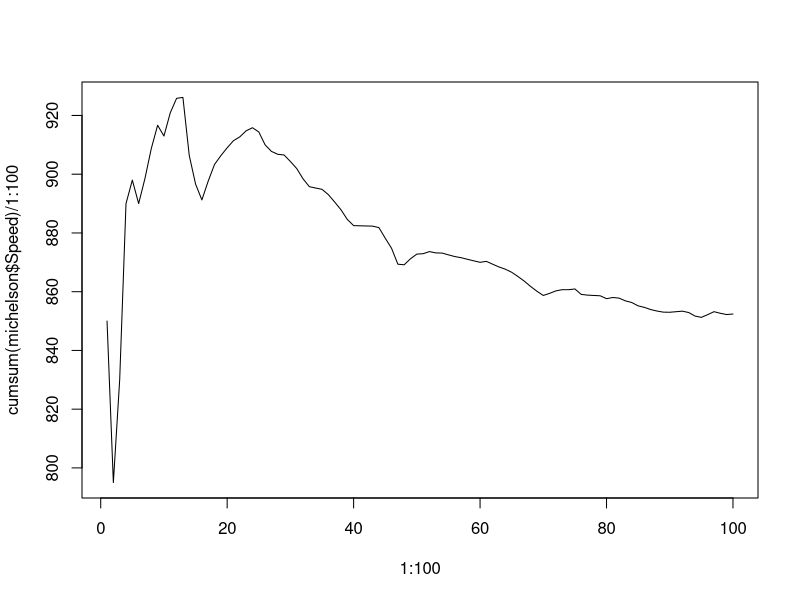
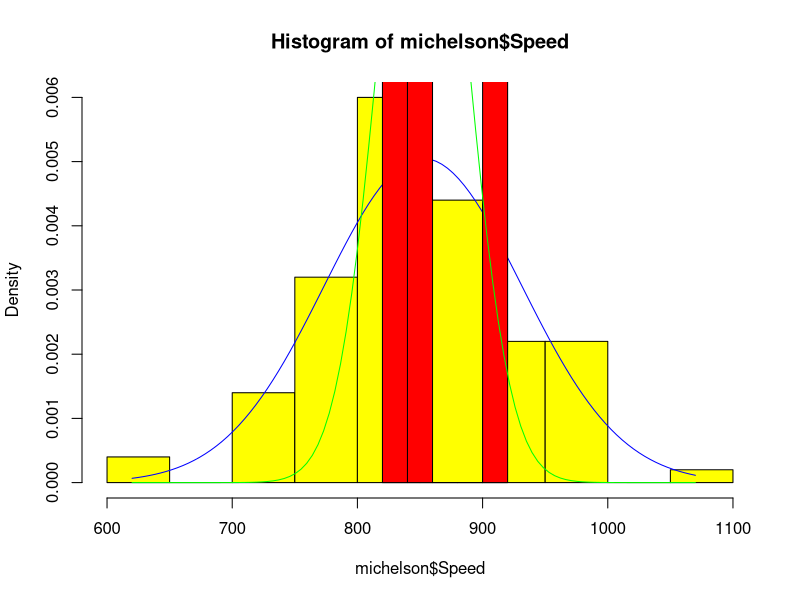

The R script that drew these images, in order:
library(MASS)
# print(michelson$Speed)
ecartType <- sd(michelson$Speed)
moyenne <- mean(michelson$Speed)



plot(x = 1:100,
     y = cumsum(michelson$Speed)/1:100,
     type = 'l')

# On garde la valeur de la vitesse la plus proche de X100

hist(x = michelson$Speed,
     col = 'yellow',
     freq = F)
curve(dnorm(x, mean = moyenne, sd = ecartType),
      from = min(michelson$Speed),
      to = max(michelson$Speed),
      col = 'blue',
      add = T)

expts <- tapply(FUN = mean,
       X = michelson$Speed,
       INDEX = michelson$Expt)

hist(x = expts,
     col = 'red',
     add = T)
curve(dnorm(x, mean = mean(expts), sd = sd(expts)),
      from = min(michelson$Speed),
      to = max(michelson$Speed),
      col = 'green',
      add = T)